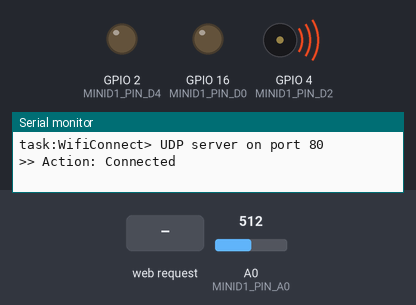
Bench run of a sketch on a simulated ESP8266 (Wemos D1 mini). On the bench: output pins drawn as LEDs (lit = HIGH), buzzer (waves = sounding), the last lines printed to the serial monitor. Inputs (shaded band) come from the test bench; at power-on: A0 (MINID1_PIN_A0) = 512. WiFi joins after 1.5 s; servers stay silent unless stated.

Above: at 2.9 s.
3.0 s: HTTP request GET /set-alarm received
At 6.3 s:
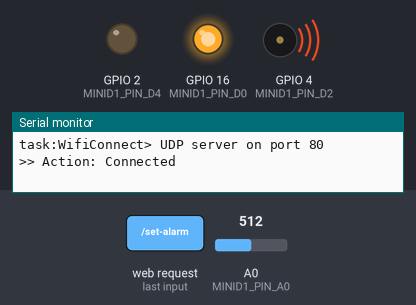
At 10.8 s:
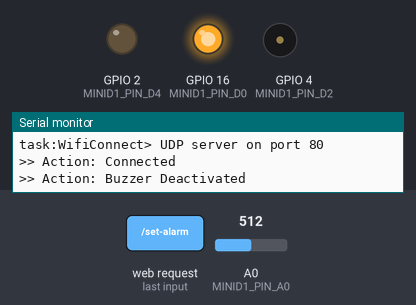
11.3 s: A0 (MINID1_PIN_A0) set to 490
At 12.4 s:
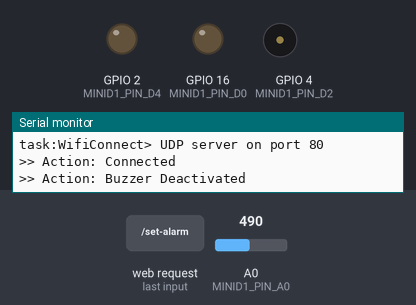
Timing chart, 0 to 14.3 s (numbered marks = the images above; inputs shaded):
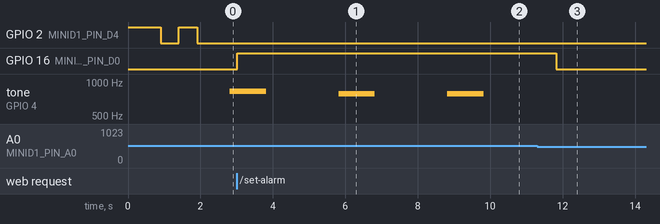

The sketch:

sketch_project2.1.ino
```cpp
#include <ESP8266WiFi.h>
#include <WiFiUdp.h>

#include "hardware_d1mini.h"
#include "scheduler.h"
#include "sketch.h"


#ifndef STASSID
#define STASSID "tamanakid"
#define STAPSK  "password"
#endif

t_global_state state = {
  is_overlit: false,
  is_server_active: false,
  light: 0,
};

schedulerTask *task_wifi_connect, *task_buzzer, *task_light_sensor, *task_led_test, *task_web_server;


void setup() {
  Serial.begin(115200);

  setupWifiConnect();
  setupBuzzer();
  setupLightSensor();
  // setupLEDTest();
  setupWebServer();

  task_wifi_connect = scheduler_add(5, &taskWifiConnect, true);
  task_buzzer = scheduler_add(10, &taskBuzzer, false);
  task_light_sensor = scheduler_add(10, &taskLightSensor, false);
  // task_led_test = scheduler_add(2, &taskLEDTest, false);
  task_web_server = scheduler_add(1, &taskWebServer, false);
}


void loop() {
  scheduler_run();
  delay(100);
}


void setSchedulerState (t_state_action action) {
  static t_state_action last_action = ACTION_BUZZER_DEACTIVATE;

  if (last_action == action) {
    return;
  }

  switch (action) {
    case ACTION_ON_CONNECTED:
      Serial.println(">> Action: Connected");
      scheduler_activate(task_buzzer);
      scheduler_activate(task_light_sensor);
      // scheduler_activate(task_led_test);
      scheduler_activate(task_web_server);
      break;

    case ACTION_ON_DISCONNECTED:
      Serial.println(">> Action: Disconnected");
      scheduler_deactivate(task_buzzer);
      scheduler_deactivate(task_light_sensor);
      // scheduler_deactivate(task_led_test);
      scheduler_deactivate(task_web_server);
      resetBuzzer();
      resetLightSensor();
      // resetLEDTest();
      resetWebServer();
      break;

    case ACTION_BUZZER_DEACTIVATE:
      Serial.println(">> Action: Buzzer Deactivated");
      scheduler_deactivate(task_buzzer);
      resetBuzzer();
      break;
  }

  last_action = action;
}
```

hardware.h
```cpp
#ifndef _HARDWARE_H
#define _HARDWARE_H

#define PIN_EXT_LIGHT_SENSOR			2
#define PIN_EXT_BUZZER						A3
#define PIN_EXT_BUTTON						4
#define PIN_EXT_LED_YELLOW				5
#define PIN_EXT_LED_RED						6
#define PIN_EXT_LED_GREEN					7
#define PIN_EXT_LED_BLUE					8
#define PIN_EXT_SWITCH						9
#define PIN_EXT_SCL								10
#define PIN_EXT_SDA								11
#define PIN_INT_LED_RED						12
#define PIN_INT_LED_GREEN					13
#define PIN_INT_LED_BLUE					14
#define PIN_INT_LED_BAR_0					15
#define PIN_INT_LED_BAR_1					16
#define PIN_INT_LED_BAR_2					17
#define PIN_INT_LED_BAR_3					18
#define PIN_INT_LED_BAR_4					19
#define PIN_INT_LED_BAR_5					20

#define PIN_ACC_X                 A7
#define PIN_ACC_Y                 A8
#define PIN_ACC_Z                 A9


// Buzzer notes

#define BUZZER_NOTE_C5 523
#define BUZZER_NOTE_CS5 554
#define BUZZER_NOTE_D5 587
#define BUZZER_NOTE_DS5 622
#define BUZZER_NOTE_E5 659
#define BUZZER_NOTE_F5 698
#define BUZZER_NOTE_FS5 740
#define BUZZER_NOTE_G5 784
#define BUZZER_NOTE_GS5 831
#define BUZZER_NOTE_A5 880
#define BUZZER_NOTE_AS5 932
#define BUZZER_NOTE_B5 988
#define BUZZER_NOTE_C6 1047

#endif // _HARDWARE_H
```

hardware_d1mini.h
```cpp
#define MINID1_PIN_TX     1
#define MINID1_PIN_RX     3

#define MINID1_PIN_D0     16
#define MINID1_PIN_D1     5
#define MINID1_PIN_D2     4
#define MINID1_PIN_D3     0
#define MINID1_PIN_D4     2   // Same as Built-in LED
#define MINID1_PIN_D5     14
#define MINID1_PIN_D6     12
#define MINID1_PIN_D7     13
#define MINID1_PIN_D8     15

#define MINID1_PIN_A0     A0

// These are repeated for readability

#define MINID1_GPIO0      0
#define MINID1_GPIO2      2
#define MINID1_GPIO15     15
```

scheduler.c
```cpp
#include <stddef.h>
#include "scheduler.h"


schedulerTask tasks[MAX_CONCURRENT_TASKS];


/**
 * @brief adds a new task to the tasks list
 * @param schedule_ticks - ticks/loops that takes for the task to execute
 * @param taskCallback - reference to the task function to be executed
 * @param is_active - initial value of task status
 * @return reference to schedulerTask instance created (Which can be modified)
 */
schedulerTask *scheduler_add (int schedule_ticks, taskCallback callback, bool is_active) {

  for (int i = 0; i < MAX_CONCURRENT_TASKS; i++) {
    if (tasks[i].callback == NULL) {

      schedulerTask new_task = { schedule_ticks, callback, is_active, schedule_ticks };
      tasks[i] = new_task;

      return &tasks[i];
    }
  }

  return NULL;
}


/**
 * @brief activates a task to be run by scheduler (could be done directly in pointer)
 * @param task - task to activate
 */
void scheduler_activate(schedulerTask *task) {
  if (!task->is_active) {
    task->is_active = true;
  }
}


/**
 * @brief deactivates a task to avoid being run by scheduler (could be done directly in pointer)
 * @param task - task to deactivate
 */
void scheduler_deactivate(schedulerTask *task) {
  if (task->is_active) {
    task->is_active = false;
  }
}


/**
 * @brief iterates over tasks array and executes active callbacks
 */
void scheduler_run () {

  for (int i = 0; i < MAX_CONCURRENT_TASKS; i++) {
    schedulerTask *task = &tasks[i];

    if (task->callback != NULL) {
      // Taks exists in array
      if (task->is_active == true) {
        task->remaining_ticks = task->remaining_ticks - 1;

        if (task->remaining_ticks == 0) {
          // Call task and restart remaining_ticks counter
          task->callback();
          task->remaining_ticks = task->schedule_ticks;
        }
      }
    } else {
      // Task with null callback: No more callbacks pending. Exiting function.
      return;
    }
  }
}
```

scheduler.h
```cpp
#ifndef _SCHEDULER_H
#define _SCHEDULER_H

/* Library Dependencies */

#include <stdbool.h>


/* Constants */

#define MAX_CONCURRENT_TASKS 10


/* Type definitions */

typedef void (*taskCallback)(void);

typedef struct {
  int schedule_ticks;
  taskCallback callback;
  bool is_active;
  int remaining_ticks;
} schedulerTask;


/* Function declarations */

#ifdef __cplusplus
  extern "C" {
    schedulerTask *scheduler_add (int schedule_ticks, taskCallback callback, bool is_active);
    void scheduler_run ();
    void scheduler_activate (schedulerTask *task);
    void scheduler_deactivate (schedulerTask *task);

  }
#endif

#endif // _SCHEDULER_H
```

sketch.h
```cpp
#ifndef _SKETCH_H
#define _SKETCH_H

// Library dependencies

#include <Arduino.h>
#include <ESP8266WebServer.h>
#include "scheduler.h"


// Constants
#define SECONDS_GREEN_LED_BLINK   10
#define SECONDS_ALARM_ON          20
#define SECONDS_ALARM_SLEEP       30


// Type definitions

enum e_state_action {
  ACTION_ON_CONNECTED,
  ACTION_ON_DISCONNECTED,
  ACTION_BUZZER_DEACTIVATE,
};

typedef e_state_action t_state_action;

/*
enum e_alarm_state {
  ALARM_STANDBY,
  ALARM_ON,
  ALARM_SLEEP,
};

typedef e_alarm_state t_alarm_state;

*/

typedef struct {
  bool is_overlit;
  bool is_server_active;
  int light;
} t_global_state;


// Function declarations
void setSchedulerState(t_state_action action);

void setupWifiConnect(void);
void setupBuzzer(void);
void setupLightSensor(void);
void setupLEDTest(void);
void setupWebServer(void);

void taskWifiConnect(void);
void taskBuzzer(void);
void taskLightSensor(void);
void taskLEDTest(void);
void taskWebServer(void);

void resetWifiConnect(void);
void resetBuzzer(void);
void resetLightSensor(void);
void resetLEDTest(void);
void resetWebServer(void);

/* Global reference variables */

extern schedulerTask *task_wifi_connect, *task_buzzer, *task_light_sensor, *task_led_test, *task_web_server;

extern ESP8266WebServer server;
extern t_global_state state;


#endif // _SKETCH_H
```

task_buzzer.ino
```cpp
#include <ESP8266WiFi.h>
#include <WiFiUdp.h>
#include <Arduino.h>

#include "hardware.h"
#include "hardware_d1mini.h"
#include "sketch.h"


enum e_buzzer_status {
  SLEEP,
  ON,
  OFF,
};

typedef e_buzzer_status t_buzzer_status;


int seconds = 0;
int buzz_count = 0;
t_buzzer_status buzzer_status = SLEEP;


void setupBuzzer () {
  pinMode(MINID1_PIN_D2, OUTPUT);
}


void taskBuzzer() {
  if (buzzer_status == SLEEP) {
    // Serial.println("task:Buzzer> SLEEP->ON");

    buzzer_status = ON;
    tone(MINID1_PIN_D2, BUZZER_NOTE_GS5);
  }

  else if (buzzer_status == ON) {
    // Serial.println("task:Buzzer> ON->OFF");

    buzz_count++;
    if (buzz_count >= 3) {
      setSchedulerState(ACTION_BUZZER_DEACTIVATE);
      buzzer_status = SLEEP;
      buzz_count = 0;
    } else {
      buzzer_status = OFF;
    }
    noTone(MINID1_PIN_D2);
  }

  else if (buzzer_status == OFF) {
    if (seconds == 1) {
      // Serial.println("task:Buzzer> OFF->ON");

      seconds = 0;
      buzzer_status = ON;
      tone(MINID1_PIN_D2, BUZZER_NOTE_G5);
    } else {
      seconds++;
    }
  }
}


void resetBuzzer() {
  // Serial.println("task:Buzzer> SLEEP");

  buzzer_status = SLEEP;
  noTone(MINID1_PIN_D2);
}
```

task_led_test.ino
```cpp
#include <stdlib.h>
#include "hardware_d1mini.h"

#include "sketch.h"


void setupLEDTest() {
  pinMode(MINID1_PIN_D0, OUTPUT);
}

int led = 0;

void taskLEDTest() {
  led = (led == 0) ? 1 : 0;
  digitalWrite(MINID1_PIN_D0, led);
}


void resetLEDTest() {
  led = 0;
  digitalWrite(MINID1_PIN_D0, led);
}
```

task_light_sensor.ino
```cpp
#include <stdlib.h>
#include "hardware_d1mini.h"

#include "sketch.h"


// TODO: Likely needs not be a task, but merely functionality within the web server

extern t_global_state state;

#define LIGHT_SENSOR_NOISE 20
#define LIGHT_SENSOR_RANGE (1020 - LIGHT_SENSOR_NOISE)
#define LIGHT_SENSOR_THRESHOLD 500


void setupLightSensor () {
  pinMode(MINID1_PIN_A0, INPUT);
}


void taskLightSensor() {
  state.light = analogRead(MINID1_PIN_A0);

  if (state.light > LIGHT_SENSOR_THRESHOLD) {
    state.is_overlit = true;
  } else {
    state.is_overlit = false;
    if (state.is_server_active) {
      digitalWrite(MINID1_PIN_D0, LOW);
    }
  }

  /* Debugging */
  // char *buffer = (char*) malloc(40*sizeof(char));
  // sprintf(buffer, "light: %d", light);
  // Serial.println(buffer);
}


void resetLightSensor() {

}
```

task_webserver.ino
```cpp
#include <ESP8266WiFi.h>
#include <ESP8266WebServer.h>
#include <WiFiUdp.h>

#include "hardware.h"
#include "hardware_d1mini.h"
#include "sketch.h"


extern t_global_state state;
extern ESP8266WebServer server;


void setupWebServer() {
  pinMode(MINID1_PIN_D0, OUTPUT);
  digitalWrite(MINID1_PIN_D0, LOW);

  server.on("/home", handleHome);
  server.on("/set-alarm", handleSetAlarm);
  server.on("/", []() {
    server.sendHeader("Location", String("/home"), true);
    server.send(302, "text/plain", "");
  });

  server.onNotFound(handleNotFound);
  // server.begin();
}


void taskWebServer() {
  if (!state.is_server_active) {
    server.begin();
    state.is_server_active = true;
  }

  server.handleClient();
}


void resetWebServer() {
  server.stop();
  state.is_server_active = false;
  digitalWrite(MINID1_PIN_D0, LOW);
}


void handleHome() {
  char temp[800];

  Serial.println(state.light);

  snprintf(temp, 800,
    "<html>\
      <head>\
        <meta http-equiv='refresh' content='5'/>\
        <link rel='icon' type='image/png' href='https://freepngimg.com/download/technology/51071-7-microcontroller-hd-image-free-png.png'/>\
        <title>ESP8266 Interface</title>\
        <style>\
          body { background-color: #024; color: #def; margin: 2em; font-size: 1.5em; display: flex; flex-direction: column; align-items: center; }\
          button { background: #fee; padding: 1em; border: 2px solid #d77; border-radius: 1em; font-size: 1.25em }\
          a { text-decoration: none; }\
        </style>\
      </head>\
      <body>\
        <h1>ESP8266 Interface</h1>\
        <h2>Light sensor: %04d</h2>\
        <a href='/set-alarm'><button style='display: %s'>Activate alarm</button></a>\
      </body>\
    </html>",

    state.light,
    state.is_overlit ? "inherit" : "none"
  );
  server.send(200, "text/html", temp);
}

void handleSetAlarm() {
  char temp[600];

  digitalWrite(MINID1_PIN_D0, HIGH);

  snprintf(temp, 600,
    "<html>\
      <head>\
        <meta http-equiv='refresh' content='5; url=\"/home\"'/>\
        <title>ESP8266 Interface</title>\
        <style>\
          body { background-color: #024; color: #def; text-align: center; margin: 2em; font-size: 1.5em; }\
        </style>\
      </head>\
      <body>\
        <h1>ESP8266 Interface</h1>\
        <h2>Light sensor: %04d</h2>\
        <h2>ALARM SET!</h2>\
      </body>\
    </html>",

    state.light
  );
  server.send(200, "text/html", temp);
}

void handleNotFound() {
  String message = "File Not Found\n\n";
  message += "URI: ";
  message += server.uri();
  message += "\nMethod: ";
  message += (server.method() == HTTP_GET) ? "GET" : "POST";
  message += "\nArguments: ";
  message += server.args();
  message += "\n";

  for (uint8_t i = 0; i < server.args(); i++) {
    message += " " + server.argName(i) + ": " + server.arg(i) + "\n";
  }

  server.send(404, "text/plain", message);
}
```

task_wifi_connect.ino
```cpp
#include <ESP8266WiFi.h>
#include <ESP8266WebServer.h>
#include <WiFiUdp.h>

#include "hardware.h"
#include "hardware_d1mini.h"
#include "sketch.h"


extern t_global_state state;


int last_status;
int builtin_led = HIGH; // Keep in mind: on when LOW, off when HIGH

unsigned int udp_port = 80;
WiFiUDP Udp;

ESP8266WebServer server = ESP8266WebServer(udp_port);


void setupWifiConnect () {
  pinMode(MINID1_PIN_D4, OUTPUT);
  digitalWrite(MINID1_PIN_D4, builtin_led);

  WiFi.mode(WIFI_STA);

  WiFi.begin(STASSID, STAPSK);
  /*
  Serial.println("task:WifiConnect> Print Statuses");
  Serial.print("WL_CONNECTED");
  Serial.println(WL_CONNECTED);
  Serial.print("WL_NO_SHIELD");
  Serial.println(WL_NO_SHIELD);
  Serial.print("WL_IDLE_STATUS");
  Serial.println(WL_IDLE_STATUS);
  Serial.print("WL_NO_SSID_AVAIL");
  Serial.println(WL_NO_SSID_AVAIL);
  Serial.print("WL_SCAN_COMPLETED");
  Serial.println(WL_SCAN_COMPLETED);
  Serial.print("WL_CONNECT_FAILED");
  Serial.println(WL_CONNECT_FAILED);
  Serial.print("WL_DISCONNECTED");
  Serial.println(WL_DISCONNECTED);
  Serial.print("WL_CONNECTION_LOST");
  Serial.println(WL_CONNECTION_LOST);
  */
}


void taskWifiConnect() {
  int status = WiFi.status();

  if (last_status != status) {
    switch (status) {
      case WL_IDLE_STATUS:
        Serial.println("task:WifiConnect> Idle Status");
        break;

      case WL_CONNECTED:
        Serial.print("task:WifiConnect> Connected to IP address: ");
        Serial.println(WiFi.localIP());
        Serial.printf("task:WifiConnect> UDP server on port %d\n", udp_port);
        Udp.begin(udp_port);

        builtin_led = LOW;
        setSchedulerState(ACTION_ON_CONNECTED);
        break;

      case WL_CONNECT_FAILED:
        Serial.println("task:WifiConnect> Connection failed.");

        builtin_led = HIGH;
        break;

      case WL_CONNECTION_LOST:
        Serial.println("task:WifiConnect> Connection Lost.");

        builtin_led = HIGH;
        break;

      case WL_NO_SSID_AVAIL:
        Serial.println("task:WifiConnect> The specified SSID is not available");

        builtin_led = HIGH;
        break;

      case WL_DISCONNECTED:
        Serial.println("task:WifiConnect> Disconnected from Access Point.");

        builtin_led = HIGH;
        setSchedulerState(ACTION_ON_DISCONNECTED);
        break;
    }
  }
  // else if block for LED blinking when trying to connect
  else if (status == WL_DISCONNECTED) {
    builtin_led = (builtin_led == HIGH) ? LOW : HIGH;
  }

  digitalWrite(MINID1_PIN_D4, builtin_led);

  last_status = status;
}

void resetWifiConnect() {

}
```

Measured:
- the behaviour switches between 501 and 500 on A0 (MINID1_PIN_A0) (found by bisection; images 2 and 3)
- after the input at 3.0 s, GPIO 16 (MINID1_PIN_D0): LOW → HIGH at once
- after the input at 11.3 s, GPIO 16 (MINID1_PIN_D0): HIGH → LOW after 0.52 s
- by itself, tone on GPIO 4 (MINID1_PIN_D2): alternates 784 Hz for 1.0 s and silent for 2.0 s
